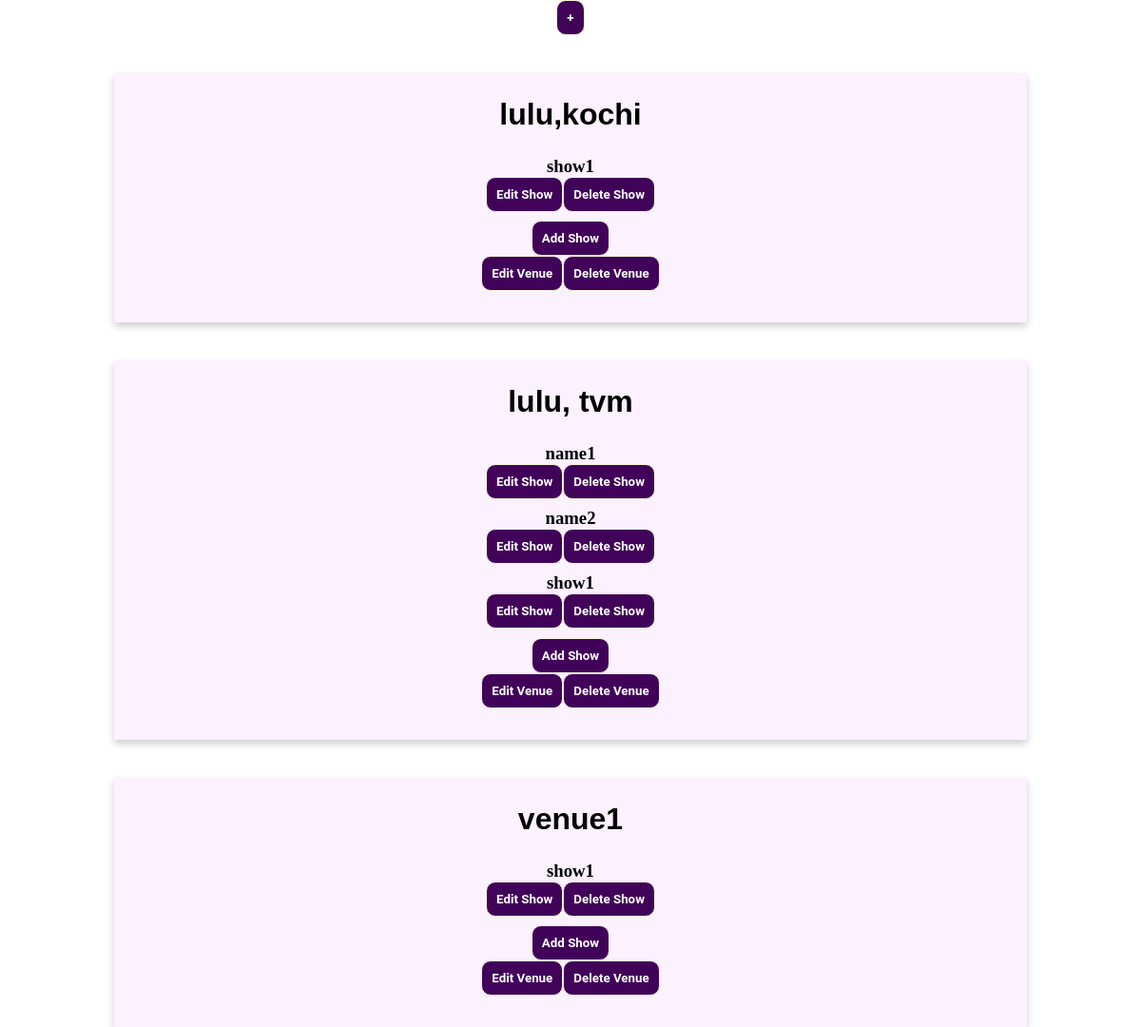
/admin_home, run on the app's committed database.
### app.py (models this page shows)
class Venue(db.Model):
    _tablename_ = 'venue'
    venue_id = db.Column(db.Integer, primary_key=True, autoincrement=True)
    venue_name = db.Column(db.String, unique=True, nullable=False)
    location = db.Column(db.String)
    capacity = db.Column(db.Integer)

class Shows(db.Model):
    _tablename_ = 'shows'
    show_id = db.Column(db.Integer, primary_key=True, autoincrement=True)
    show_name = db.Column(db.String, unique=True, nullable=False)
    rating = db.Column(db.Integer)
    price = db.Column(db.Integer, nullable=False)
    date = db.Column(db.String)
    time = db.Column(db.String)
    availability=db.Column(db.Integer)
    venue_id = db.Column(db.Integer, db.ForeignKey('venue.venue_id'))

### app.py (the view)
@app.route('/admin_home', methods=['GET'])
def admin_home():
    venueDict={}
    conn = sqlite3.connect("database.sqlite3")
    cur = conn.cursor()
    query = """SELECT venue_id,venue_name,location from venue"""
    cur.execute(query)
    venues = cur.fetchall()
    for venue in venues:
        query2 = """SELECT show_name,availability,show_id from shows where venue_id=?"""
        cur.execute(query2, (venue[0],))
        shows=cur.fetchall()
        venueDict[venue[0]]=[venue[1],shows,venue[2]]
    print(venueDict)
    cur.close()
    return render_template("admin_home.html", venueDict=venueDict)

### templates/admin_home.html (shortened to what this page needs)
<!DOCTYPE html>
<html lang="en">
<head>
    <link rel="stylesheet" href="/static/style.css">
</head>
<body>
    {% block body %}
    <div class="admin_home">
    <a href="/admin/add_venue"><button>+</button></a>
    {% for venue_id,value in venueDict.items() %}
    <div class="card">
        <h1>{{value[0]}}</h1>
        {% for show in value[1] %}
        <h3>{{show[0]}}</h3>
        <div class="manageShows">
            <a href="/admin/edit_show/{{show[2]}}"><button>Edit Show</button></a>
            <button>Delete Show</button>
        </div>
        {% endfor %}
        <a href='/admin/add_show'><button>Add Show</button></a>
        <div class="manageShows">
            <a href='/admin/edit_venue/{{venue_id}}'><button>Edit Venue</button></p></a>
            <button>Delete Venue</button></p>
        </div>
    </div>
    {% endfor %}
    {% endblock %}
</div>
</body>
</html>

### static/style.css (style rules this page uses)
* { margin: 0px; padding: 0px; font-family: Cambria, Cochin, Georgia, Times, "Times New Roman", serif; box-sizing: border-box; }
body { font-size: 1rem; }
button { border: 1px solid beige; color: white; outline: none; border-radius: 10px; padding: 10px; cursor: pointer; text-decoration: none; font-family: "Roboto", sans-serif; font-weight: bolder; background-color: rgb(65, 3, 89); }
h1 { font-family: "Trebuchet MS", "Lucida Sans Unicode", "Lucida Grande", "Lucida Sans", Arial, sans-serif; padding: 25px; }
a { text-decoration: none; }
.card { box-shadow: 0 4px 8px 0 rgba(0, 0, 0, 0.2); background-color: #fbf1ff; width: 80%; margin: auto; text-align: center; font-family: arial; margin-top:5vh; padding: 3vh; padding-top: 0; }
.manageShows { display: flex; min-width:100%; justify-content: center; margin-bottom: 1%; }
.admin_home { text-align: center; }

### data on the page
Venue: venue_name "lulu,kochi"
Shows: show_name "show1"
Venue: venue_name "lulu, tvm"
Shows: show_name "name1"
Shows: show_name "name2"
Shows: show_name "show1"
Venue: venue_name "venue1"
Shows: show_name "show1"
